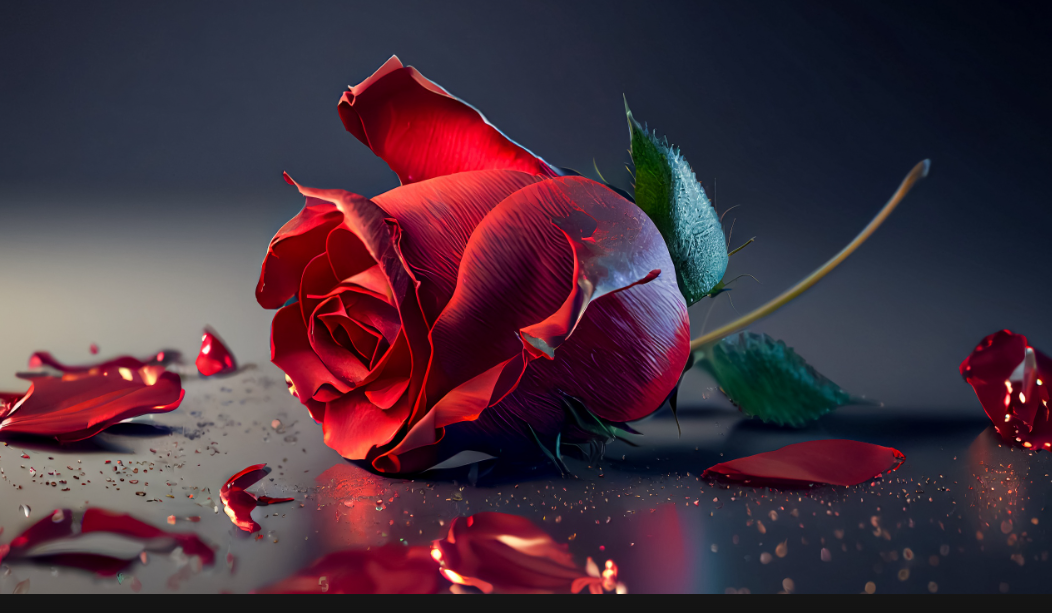
#> input picture scene.png, 1052 x 613 px
$ python 'color detection.py'
#> lines starting #> are read from the running program, lines starting #| are printed output that depends on the picture; after the words box and inside, x2 and y2 are one past the last pixel; in counts of white or black regions, pixels touching at a corner belong together
import cv2
import numpy as np

# Load the image
image = cv2.imread('scene.png')
#> image is the input picture: shape (613, 1052, 3); mean B, G, R 60.9, 48, 70.7
if image is None:
    print("Error: Image not found. Make sure 'scene.jpg' is in the same directory.")
    exit()

# Convert the image from BGR to HSV
hsv_image = cv2.cvtColor(image, cv2.COLOR_BGR2HSV)
#> hsv_image: shape (613, 1052, 3); mean H, S, V 111.7, 128.2, 83.9

# Define the color range for detection (e.g., red color)
lower_bound1 = np.array([0, 100, 100])  # Lower bound of HSV for red
upper_bound1 = np.array([10, 255, 255])  # Upper bound of HSV for red

# Define the second range for red color
lower_bound2 = np.array([160, 100, 100])
upper_bound2 = np.array([180, 255, 255])

# Create masks for the defined color ranges
mask1 = cv2.inRange(hsv_image, lower_bound1, upper_bound1)
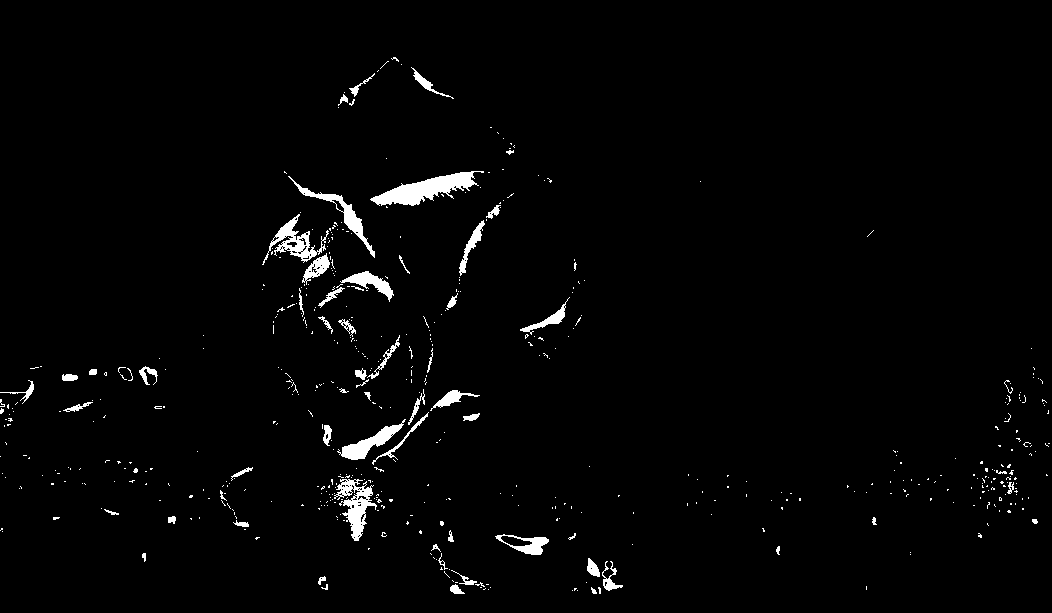
#> mask1: shape (613, 1052); 2% white; 540 white regions (479 under 20 px), largest, box (x1, y1, x2, y2) and area: (370, 171, 484, 206) 1705, (334, 479, 377, 541) 1091, (262, 214, 329, 265) 942
mask2 = cv2.inRange(hsv_image, lower_bound2, upper_bound2)
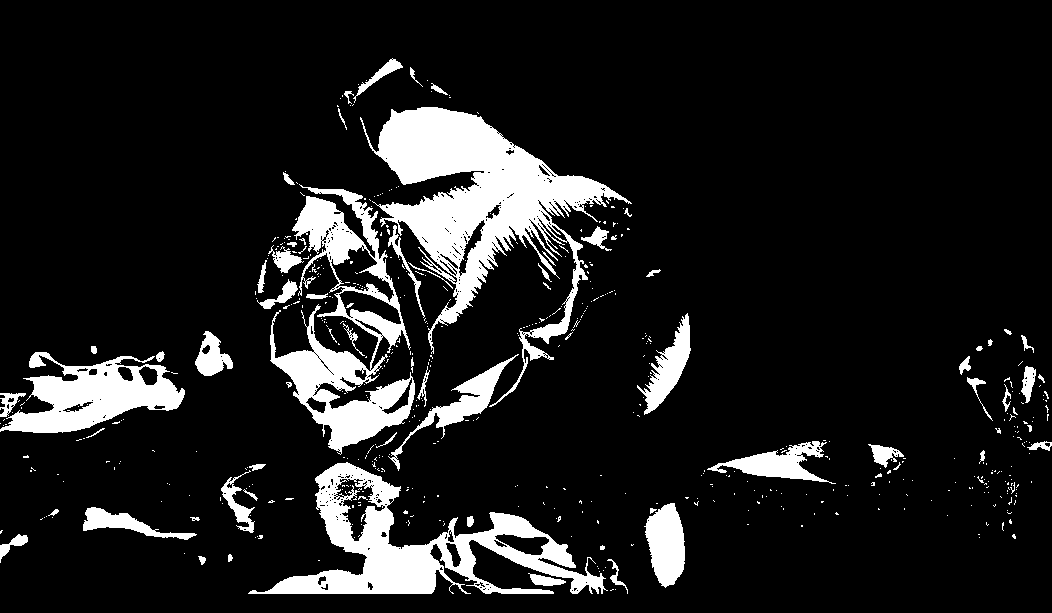
#> mask2: shape (613, 1052); 11.9% white; 539 white regions (472 under 20 px), largest, box (x1, y1, x2, y2) and area: (360, 107, 632, 407) 23106, (248, 462, 608, 594) 14402, (270, 184, 415, 455) 13140

# Combine both masks
mask_combined = mask1 | mask2
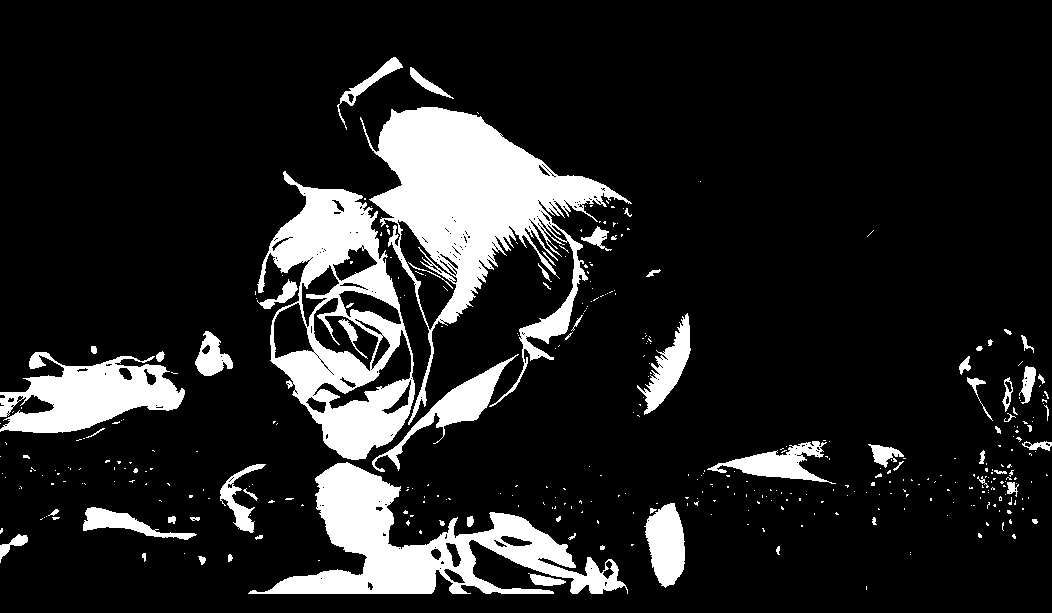
#> mask_combined: shape (613, 1052); 14% white; 386 white regions (319 under 20 px), largest, box (x1, y1, x2, y2) and area: (360, 107, 632, 425) 26661, (257, 171, 415, 460) 18712, (248, 462, 628, 594) 17086

# Apply the mask to extract the detected color regions
result = cv2.bitwise_and(image, image, mask=mask_combined)
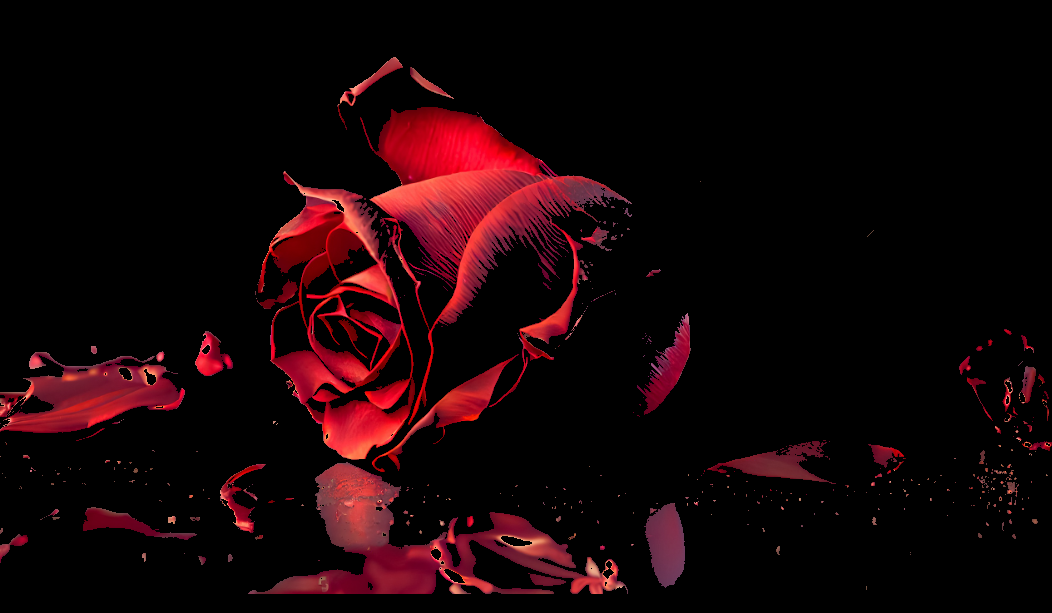
#> result: shape (613, 1052, 3); mean B, G, R 6.6, 4.2, 22.6

# Save the outputs
cv2.imwrite('original_image.jpg', image)
cv2.imwrite('color_mask.jpg', mask_combined)
cv2.imwrite('detected_color_regions.jpg', result)

print("Images saved as 'original_image.jpg', 'color_mask.jpg', and 'detected_color_regions.jpg'")

# Display the results
cv2.imshow('Original Image', image)
cv2.imshow('Color Mask', mask_combined)
cv2.imshow('Detected Color Regions', result)

# Wait for a key press and close the windows
cv2.waitKey(0)
cv2.destroyAllWindows()
